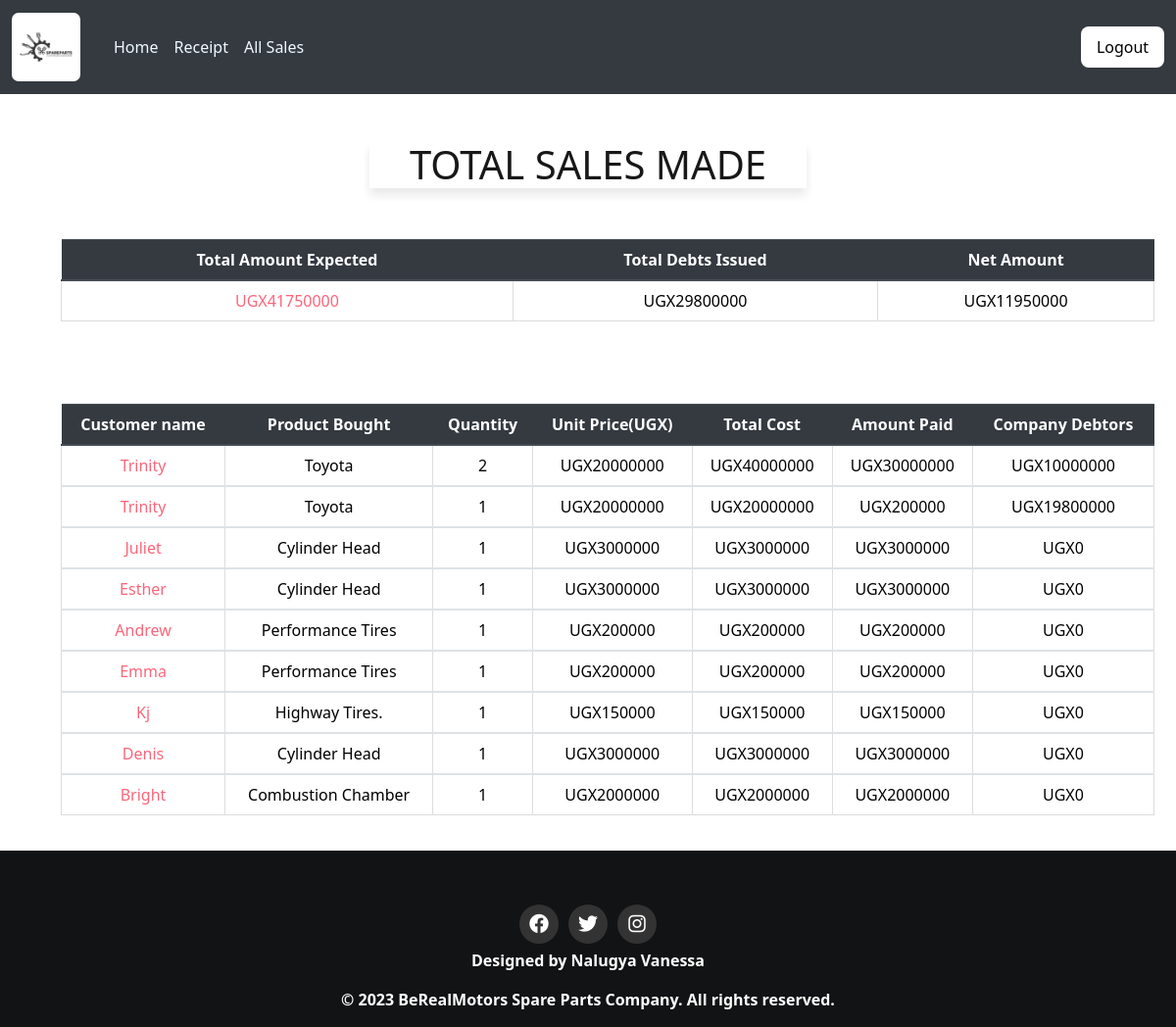
Before: /all_sales/ (signed in) with the older database file.
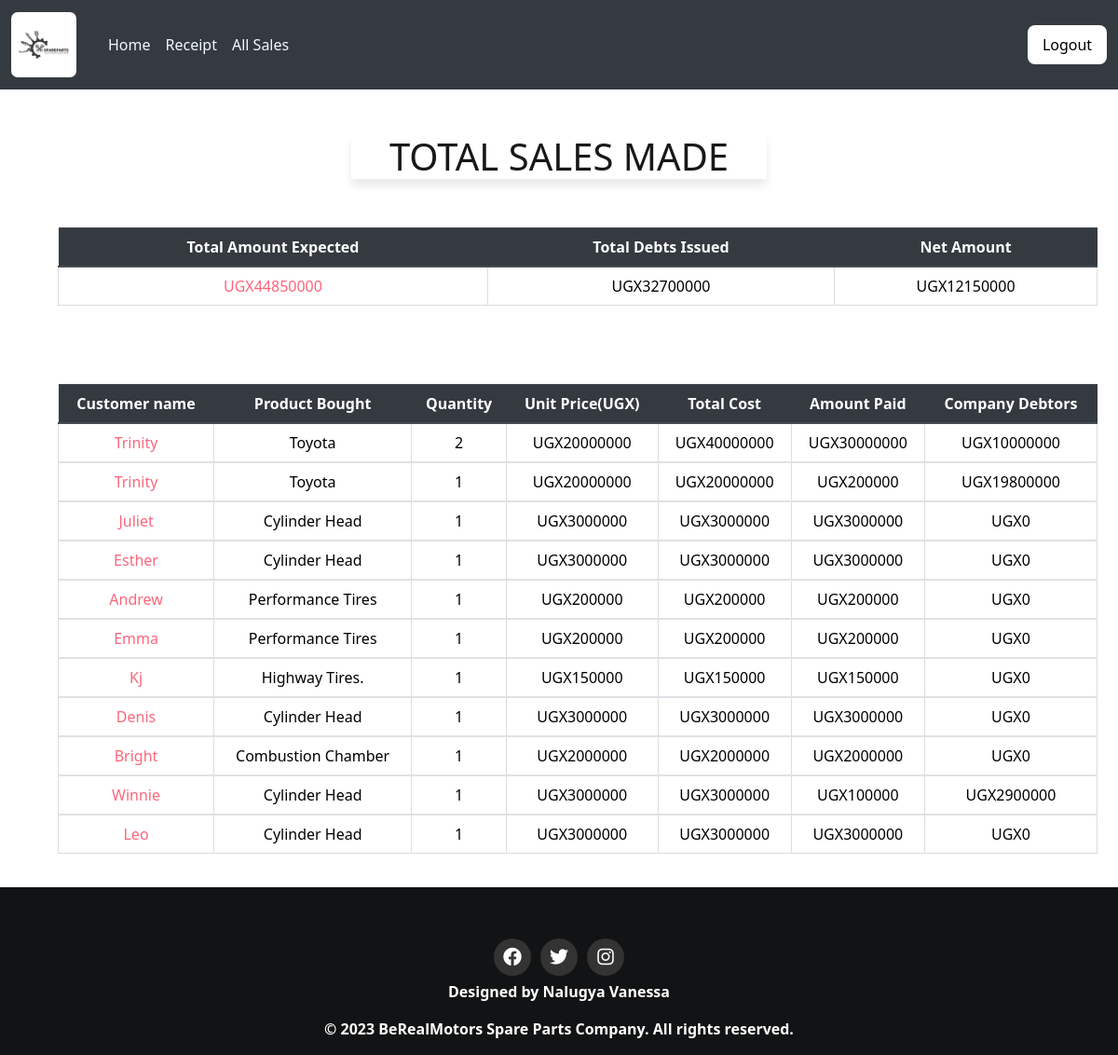
After: the same page with the newer database file.
### berealapp/models.py (models this page shows, shortened)
class Sale(models.Model):
    item = models.ForeignKey(Product,on_delete=models.CASCADE,null=False,blank=False)
    date_of_sale = models.DateField(default=timezone.now)
    contact=models.CharField(max_length=50,null=False, blank=False)
    branch_name=models.CharField(max_length=50,null=False,blank=False)
    quantity=models.IntegerField(default=0,null=False, blank=False)
    amount_received = models.IntegerField(default=0,null=False, blank=False)
    issued_to=models.CharField(max_length=100,null=False, blank=False)#buyer
    part_name=models.CharField(max_length=50,null=False, blank=True)
    unit_price=models.IntegerField(default=0,null=False, blank=False)#for installments.
    def get_total(self):
        total=self.quantity*self.item.unit_price
        return int(total)
    def get_change(self):
        change=self.get_total() - self.amount_received
        return abs(int(change))

class Product(models.Model):
    Category_name=models.ForeignKey(Category, on_delete=models.CASCADE,null=False,blank=False)
    product_name=models.CharField(max_length=50,null=False,blank=False)
    date_of_arrival = models.DateField(default=timezone.now)
    country_of_origin=models.CharField(max_length=50,null=False,blank=False)
    total_quantity=models.IntegerField(default=0,null=False,blank=False,validators=[MinValueValidator(1)])
    issued_quantity=models.IntegerField(default=0,null=False,blank=False)
    received_quantity=models.IntegerField(default=0,null=False,blank=False)
    unit_price=models.IntegerField(default=0,null=False,blank=False)
    def __str__(self):
        return self.product_name

### berealapp/views.py (the view)
# urls.py: path('all_sales/',views.all_sales,name='all_sales'),
@login_required
def all_sales(request):
    sales=Sale.objects.all()
    total=sum([items.amount_received for items in sales])
    change=sum([items.get_change() for items in sales])
    net=total-change
    return render(request, 'project/all_sales.html',{'sales':sales, 'total':total, 'change':change, 'net':net})

### templates/project/all_sales.html
{% extends 'project/base.html'%} {% block content%}
<br></br>
<div class="container">
  <div class="card-header" style="background-color: white; width:40%;">
    <h1 class="text-center" style="color: black;">TOTAL SALES MADE</h1>
  </div><br>
  <table class="table">
    <thead class="thead-dark">
      <tr>
        <th scope="col">Total Amount Expected</th>
        <th scope="col">Total Debts Issued</th>
        <th scope="col">Net Amount</th>
      </tr>
    </thead>
    <tbody>
      <tr>
        <td>UGX{{total}}</td>
        <td>UGX{{change}}</td>
        <td>UGX{{net}}</td>
      </tr>
    </tbody>
  </table>
</div>
<br></br>
<div class="container">
  <table class="table">
    <thead class="thead-dark">
      <tr>
        <th scope="col">Customer name</th>
        <th scope="col">Product Bought</th>
        <th scope="col">Quantity</th>
        <th scope="col">Unit Price(UGX)</th>
        <th scope="col">Total Cost</th>
        <th scope="col">Amount Paid</th>
        <th scope="col">Company Debtors</th>
      </tr>
    </thead>
    {% for sale in sales %}
    <tbody>
      <tr>
        <td style="color:#FB667A;">{{sale.issued_to | title}}</td>
        <td>{{sale.item | title}}</td>
        <td>{{sale.quantity}}</td>
        <td>UGX{{sale.unit_price}}</td>
        <td>UGX{{sale.get_total}}</td>
        <td>UGX{{sale.amount_received}}</td>
        <td>UGX{{sale.get_change}}</td>
      </tr>
    </tbody>
    {% endfor %}
  </table>
</div>
{% endblock%}

### templates/project/base.html (shortened to what this page needs)
{% load static%}
<!DOCTYPE html>
<html lang="en">
<head>
  <link rel="stylesheet" href="https://stackpath.bootstrapcdn.com/bootstrap/4.5.2/css/bootstrap.min.css"
>
  <link rel="stylesheet" href="{% static 'css/main.css' %}">
  <link rel="stylesheet" href="https://cdnjs.cloudflare.com/ajax/libs/font-awesome/6.0.0-beta3/css/all.min.css">
  {% load bootstrap5 %}
  {% bootstrap_css %}
</head>
<body>
  <nav class="navbar navbar-expand-lg" data-bs-theme="dark">
    <div class="container-fluid">
        <a class="navbar-brand" href="#"><img src="{% static 'images/spareparts.avif' %}" alt="logo" width="80" class="logo-img"/></a>
        <div class="collapse navbar-collapse" id="navbarColor01">
            <ul class="navbar-nav me-auto">
                {% if user.is_authenticated %}
                    <li class="nav-item">
                        <a class="nav-link" href="{% url 'home' %}" id="t">home</a>
                    </li>
                    <li class="nav-item">
                        <a class="nav-link" href="{% url 'receipt' %}" id="tt">receipt</a>
                    </li>
                    <li class="nav-item">
                        <a class="nav-link" href="{% url 'all_sales' %}" id="ttt">all sales</a>
                    </li>
                {% endif %}
            </ul>
            <ul class="navbar-nav ml-auto">
                <li class="nav-item order-lg-2">
                    <button class="demi">
                        <a class="nav-link" href="{% url 'logout' %}" style="color: black;">logout</a>
                    </button>
                </li>
            </ul>
        </div>
    </div>
</nav>
  {% block content %}
  {% endblock %}
  <strong>
    <div class="footer">
      <div class="social-icons">
        <a href="https://www.facebook.com/your-page" target="_blank"><i class="fab fa-facebook"></i></a>
        <a href="https://twitter.com/your-handle" target="_blank"><i class="fab fa-twitter"></i></a>
        <a href="https://www.instagram.com/your-account/" target="_blank"><i class="fab fa-instagram"></i></a>
      </div>
      <footer class=" text-center" style="color:white; ">
        <p>Designed by Nalugya Vanessa</p>
        <p>&copy; 2023 BeRealMotors Spare Parts Company. All rights reserved.</p>
      </footer>
    </div>
  </strong>
</body>
</html>

### berealapp/static/css/main.css (style rules this page uses)
html, body { position: relative; overflow-x: hidden; width: 100% !important; height: 100vh; display: table; position: relative; background-position: center; background-attachment: scroll; -o-background-size: cover; -moz-background-size: cover; -webkit-background-size: cover; background-size: cover; background-repeat: no-repeat; color: black; }
body { font-family: 'raleway'; color: black; }
tbody { color: black; }
.navbar { background-color: #343a40; color: aliceblue; }
.nav-link { font-size: larger; }
.nav-link { color: #FB667A; text-transform: capitalize; }
.navbar-brand { font-size: 30px !important; }
.logo-img { width: 70px; border-radius: 10%; }
.social-icons { display: flex; justify-content: center; align-items: center; }
.social-icons a { display: inline-block; width: 40px; height: 40px; background-color: #333; color: #fff; border-radius: 50%; font-size: 20px; margin: 5px; text-align: center; line-height: 40px; transition: background-color 0.3s ease; }
.footer { padding-top:50px; background-color: #121314; color: white; margin-top: 20px; position: absolute; width: 100%; }
.demi { background-color: white; width: 85px; color: black; border-radius: 8px; border: 0px; outline: 1px; text-align: center; }
.container tr:nth-child(odd) { background-color: #f5fdff; }
.container th { background-color: #f5fdff; }
.container td:first-child { color: #FB667A; }
.card-header { padding-top: 0px; }
.logo-img { margin-right: 10px; }
.table { width: 100%; border-collapse: collapse; margin: 20px; }
.table th { background-color: #343a40; color: white; padding: 10px; text-align: left; }
.table td { padding: 10px; border: 1px solid #ddd; }
.table th, .table td { text-align: center; }
#t { color:aliceblue; }
#tt { color:aliceblue; }
#ttt { color:aliceblue; }
.card-header { border: 1px #333; opacity:90%; width: 87%; text-align: center; box-shadow: 0 7px 10px rgba(0, 0, 0, 0.1); border-radius: 8px; width:30%; margin: 0 auto; background-color: aliceblue; text-align: center; }

Changed rows visible on the page:
added Sale: issued_to "Winnie", item "Cylinder Head", quantity "1", unit_price "3000000", get_total "3000000", amount_received "100000", get_change "2900000"
added Sale: issued_to "Leo", item "Cylinder Head", quantity "1", unit_price "3000000", get_total "3000000", amount_received "3000000", get_change "0"
Other visible differences:
{{ total }}: "41750000" → "44850000"
{{ change }}: "29800000" → "32700000"
{{ net }}: "11950000" → "12150000"
